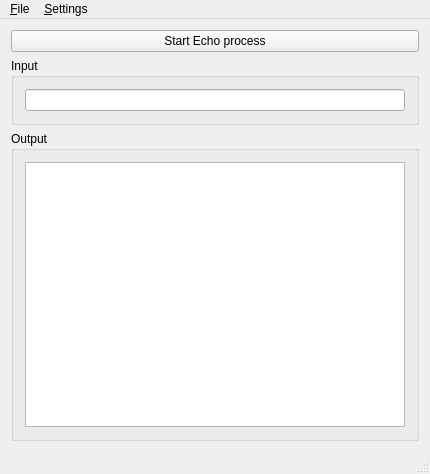
<?xml version="1.0" encoding="UTF-8"?>
<ui version="4.0">
 <class>MainWindow</class>
 <widget class="QMainWindow" name="MainWindow">
  <property name="geometry">
   <rect>
    <x>0</x>
    <y>0</y>
    <width>430</width>
    <height>474</height>
   </rect>
  </property>
  <property name="windowTitle">
   <string>MainWindow</string>
  </property>
  <widget class="QWidget" name="centralWidget">
   <layout class="QVBoxLayout" name="verticalLayout">
    <item>
     <widget class="QPushButton" name="buttonOpenClose">
      <property name="text">
       <string>Start Echo process</string>
      </property>
     </widget>
    </item>
    <item>
     <widget class="QGroupBox" name="groupBox">
      <property name="title">
       <string>Input</string>
      </property>
      <layout class="QHBoxLayout" name="horizontalLayout">
       <item>
        <widget class="QLineEdit" name="lineEdit"/>
       </item>
      </layout>
     </widget>
    </item>
    <item>
     <widget class="QGroupBox" name="groupBox_2">
      <property name="title">
       <string>Output</string>
      </property>
      <layout class="QHBoxLayout" name="horizontalLayout_2">
       <item>
        <widget class="QPlainTextEdit" name="plainTextEdit">
         <property name="readOnly">
          <bool>true</bool>
         </property>
        </widget>
       </item>
      </layout>
     </widget>
    </item>
   </layout>
  </widget>
  <widget class="QMenuBar" name="menuBar">
   <property name="geometry">
    <rect>
     <x>0</x>
     <y>0</y>
     <width>430</width>
     <height>22</height>
    </rect>
   </property>
   <widget class="QMenu" name="menu_File">
    <property name="title">
     <string>&amp;File</string>
    </property>
    <addaction name="action_Quit"/>
   </widget>
   <widget class="QMenu" name="menu_Settings">
    <property name="title">
     <string>&amp;Settings</string>
    </property>
    <addaction name="action_Track_errors"/>
   </widget>
   <addaction name="menu_File"/>
   <addaction name="menu_Settings"/>
  </widget>
  <widget class="QStatusBar" name="statusBar"/>
  <action name="action_Quit">
   <property name="text">
    <string>&amp;Quit</string>
   </property>
  </action>
  <action name="action_Track_errors">
   <property name="checkable">
    <bool>true</bool>
   </property>
   <property name="checked">
    <bool>true</bool>
   </property>
   <property name="text">
    <string>&amp;Track errors</string>
   </property>
  </action>
 </widget>
 <layoutdefault spacing="6" margin="11"/>
 <resources/>
 <connections>
  <connection>
   <sender>action_Quit</sender>
   <signal>triggered()</signal>
   <receiver>MainWindow</receiver>
   <slot>close()</slot>
   <hints>
    <hint type="sourcelabel">
     <x>-1</x>
     <y>-1</y>
    </hint>
    <hint type="destinationlabel">
     <x>199</x>
     <y>149</y>
    </hint>
   </hints>
  </connection>
 </connections>
</ui>
